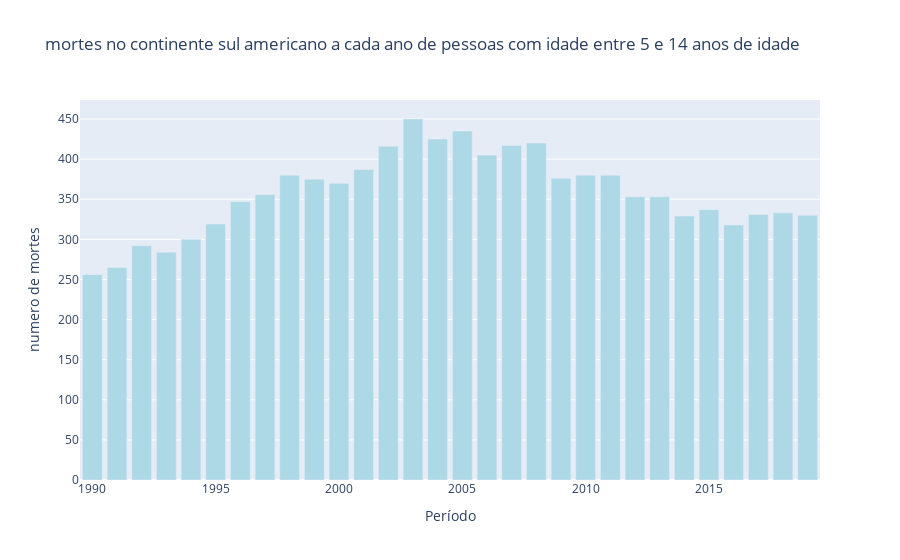

Write notebook code for a chart like this one.
### Code cell
data = [go.Bar(x=south_america_df['Year'].values,
               y=soma_por_ano_south_america['Deaths - HIV/AIDS - Sex: Both - Age: 5-14 years (Number)'],
               marker = {'color' : 'lightblue'} )]
               

#criando layout
configuracoes_layout = go.Layout(title='mortes no continente sul americano a cada ano de pessoas com idade entre 5 e 14 anos de idade',
                                 yaxis={'title': 'numero de mortes'},
                                 xaxis={'title': 'Período'})

#objeto figura

fig8 = go.Figure(data=data, layout=configuracoes_layout)

#plotando o grafico
py.iplot(fig8)

### Figure 1 — Plotly figure (JSON) as saved in the notebook; plotly's stock layout.template omitted (floating-point values rounded to 4 significant figures; data arrays with more than 128 entries replaced by an {"elided": "..."} marker saying what was removed)
{"data": [{"marker": {"color": "lightblue"}, "type": "bar", "x": {"elided": "360 int values"}, "y": [256, 265, 292, 284, 300, 319, 347, 356, 380, 375, 370, 387, 416, 450, 425, 435, 405, 417, 420, 376, 380, 380, 353, 353, 329, 337, 318, 331, 333, 330]}], "layout": {"title": {"text": "mortes no continente sul americano a cada ano de pessoas com idade entre 5 e 14 anos de idade"}, "xaxis": {"title": {"text": "Período"}}, "yaxis": {"title": {"text": "numero de mortes"}}}}
